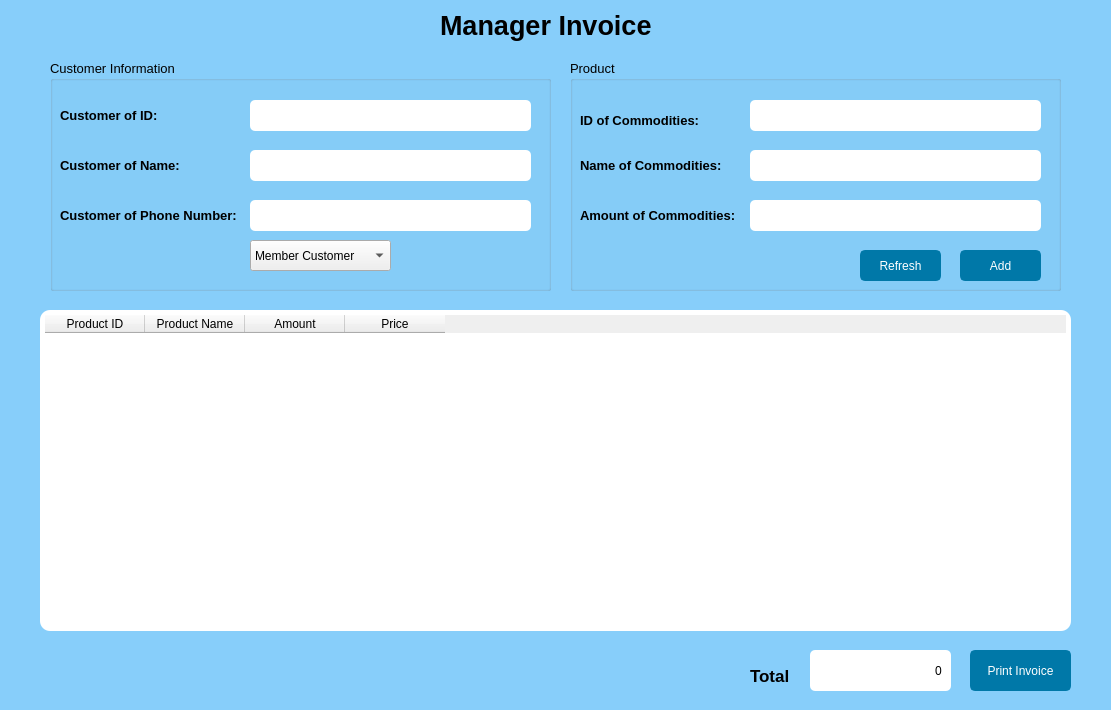
<?xml version="1.0" encoding="UTF-8"?>
<ui version="4.0">
 <class>InvoiceManagement</class>
 <widget class="QDialog" name="InvoiceManagement">
  <property name="geometry">
   <rect>
    <x>0</x>
    <y>0</y>
    <width>1111</width>
    <height>710</height>
   </rect>
  </property>
  <property name="windowTitle">
   <string>Invoices</string>
  </property>
  <property name="styleSheet">
   <string notr="true">QPushButton#Btn_Chose_Customer{
                   background-color: #0078A8; 
                    color: white;
                    border: 2px solid #0078A8; 
                   border-radius: 5px; 
                   padding: 5px 10px;
                   font-weight: bolder;
                   }
QPushButton#Btn_AddItem{
                   background-color: #0078A8; 
                    color: white;
                    border: 2px solid #0078A8; 
                   border-radius: 5px; 
                   padding: 5px 10px;
                   font-weight: bolder;
                   }
QPushButton#Btn_Print{
                   background-color: #0078A8; 
                    color: white;
                    border: 2px solid #0078A8; 
                   border-radius: 5px; 
                   padding: 5px 10px;
                   font-weight: bolder;
                   }
QPushButton#Btn_Refresh{
                   background-color: #0078A8; 
                    color: white;
                    border: 2px solid #0078A8; 
                   border-radius: 5px; 
                   padding: 5px 10px;
                   font-weight: bolder;
                   }
QLineEdit#TxtBox_PhoneNumber{
background-color: #FFFFFF; /* Đặt màu nền là trắng */
    border-radius: 5px; /* Bo góc */
    padding: 5px; /* Đặt đệm */
    color: #000000; /* Đặt màu văn bản là màu đen */
}
QLineEdit#TxtBox_CustomerID{
background-color: #FFFFFF; /* Đặt màu nền là trắng */
    border-radius: 5px; /* Bo góc */
    padding: 5px; /* Đặt đệm */
    color: #000000; /* Đặt màu văn bản là màu đen */
}
QLineEdit#TxtBox_CustomerName{
background-color: #FFFFFF; /* Đặt màu nền là trắng */
    border-radius: 5px; /* Bo góc */
    padding: 5px; /* Đặt đệm */
    color: #000000; /* Đặt màu văn bản là màu đen */
}
QLineEdit#TxtBox_ProductID{
background-color: #FFFFFF; /* Đặt màu nền là trắng */
    border-radius: 5px; /* Bo góc */
    padding: 5px; /* Đặt đệm */
    color: #000000; /* Đặt màu văn bản là màu đen */
}
QLineEdit#TxtBox_ProductName{
background-color: #FFFFFF; /* Đặt màu nền là trắng */
    border-radius: 5px; /* Bo góc */
    padding: 5px; /* Đặt đệm */
    color: #000000; /* Đặt màu văn bản là màu đen */
}
QLineEdit#TxtBox_Amount{
background-color: #FFFFFF; /* Đặt màu nền là trắng */
    border-radius: 5px; /* Bo góc */
    padding: 5px; /* Đặt đệm */
    color: #000000; /* Đặt màu văn bản là màu đen */
}
QLineEdit#TxtBox_Total{
background-color: #FFFFFF; /* Đặt màu nền là trắng */
    border-radius: 5px; /* Bo góc */
    padding: 5px; /* Đặt đệm */
    color: #000000; /* Đặt màu văn bản là màu đen */
}
QDialog#InvoiceManagement
{

   background-color: #87CEFA; /* Đặt màu nền 8472FF là trắng */
    color: #000000; /* Đặt màu văn bản là màu đen */
}  
QTableWidget#tableWidgetItem{

   background-color: #FFFFFF; /* Đặt màu nền là trắng */
    border-radius: 10px; /* Bo góc */
    padding: 5px; /* Đặt đệm */
    color: #000000; /* Đặt màu văn bản là màu đen */
}  </string>
  </property>
  <widget class="QPushButton" name="Btn_Print">
   <property name="geometry">
    <rect>
     <x>970</x>
     <y>650</y>
     <width>101</width>
     <height>41</height>
    </rect>
   </property>
   <property name="text">
    <string>Print Invoice</string>
   </property>
  </widget>
  <widget class="QGroupBox" name="GrpBoxCustomer">
   <property name="geometry">
    <rect>
     <x>50</x>
     <y>60</y>
     <width>501</width>
     <height>231</height>
    </rect>
   </property>
   <property name="font">
    <font>
     <pointsize>10</pointsize>
     <bold>false</bold>
     <strikeout>false</strikeout>
    </font>
   </property>
   <property name="title">
    <string>Customer Information</string>
   </property>
   <widget class="QLineEdit" name="TxtBox_PhoneNumber">
    <property name="geometry">
     <rect>
      <x>200</x>
      <y>140</y>
      <width>281</width>
      <height>31</height>
     </rect>
    </property>
   </widget>
   <widget class="QLabel" name="Label_PhoneNumber">
    <property name="geometry">
     <rect>
      <x>10</x>
      <y>145</y>
      <width>181</width>
      <height>21</height>
     </rect>
    </property>
    <property name="font">
     <font>
      <pointsize>10</pointsize>
      <bold>true</bold>
      <strikeout>false</strikeout>
     </font>
    </property>
    <property name="text">
     <string>Customer of Phone Number:</string>
    </property>
   </widget>
   <widget class="QLineEdit" name="TxtBox_CustomerName">
    <property name="geometry">
     <rect>
      <x>200</x>
      <y>90</y>
      <width>281</width>
      <height>31</height>
     </rect>
    </property>
   </widget>
   <widget class="QLabel" name="Label_CustomerName">
    <property name="geometry">
     <rect>
      <x>10</x>
      <y>95</y>
      <width>151</width>
      <height>21</height>
     </rect>
    </property>
    <property name="font">
     <font>
      <pointsize>10</pointsize>
      <bold>true</bold>
      <strikeout>false</strikeout>
     </font>
    </property>
    <property name="text">
     <string>Customer of Name:</string>
    </property>
   </widget>
   <widget class="QLabel" name="Label_CustomerID">
    <property name="geometry">
     <rect>
      <x>10</x>
      <y>45</y>
      <width>121</width>
      <height>21</height>
     </rect>
    </property>
    <property name="font">
     <font>
      <pointsize>10</pointsize>
      <bold>true</bold>
      <strikeout>false</strikeout>
     </font>
    </property>
    <property name="text">
     <string>Customer of ID:</string>
    </property>
   </widget>
   <widget class="QLineEdit" name="TxtBox_CustomerID">
    <property name="geometry">
     <rect>
      <x>200</x>
      <y>40</y>
      <width>281</width>
      <height>31</height>
     </rect>
    </property>
   </widget>
   <widget class="QComboBox" name="comboBox_Customer">
    <property name="geometry">
     <rect>
      <x>200</x>
      <y>180</y>
      <width>141</width>
      <height>31</height>
     </rect>
    </property>
    <property name="autoFillBackground">
     <bool>false</bool>
    </property>
    <item>
     <property name="text">
      <string>Member Customer</string>
     </property>
    </item>
    <item>
     <property name="text">
      <string>New Customer</string>
     </property>
    </item>
   </widget>
  </widget>
  <widget class="QGroupBox" name="GrpBoxProduct">
   <property name="geometry">
    <rect>
     <x>570</x>
     <y>60</y>
     <width>491</width>
     <height>231</height>
    </rect>
   </property>
   <property name="font">
    <font>
     <pointsize>10</pointsize>
     <bold>false</bold>
    </font>
   </property>
   <property name="title">
    <string>Product</string>
   </property>
   <widget class="QLineEdit" name="TxtBox_ProductID">
    <property name="geometry">
     <rect>
      <x>180</x>
      <y>40</y>
      <width>291</width>
      <height>31</height>
     </rect>
    </property>
   </widget>
   <widget class="QLabel" name="Label_ProductID">
    <property name="geometry">
     <rect>
      <x>10</x>
      <y>50</y>
      <width>121</width>
      <height>21</height>
     </rect>
    </property>
    <property name="font">
     <font>
      <pointsize>10</pointsize>
      <bold>true</bold>
     </font>
    </property>
    <property name="text">
     <string>ID of Commodities:</string>
    </property>
   </widget>
   <widget class="QLineEdit" name="TxtBox_ProductName">
    <property name="geometry">
     <rect>
      <x>180</x>
      <y>90</y>
      <width>291</width>
      <height>31</height>
     </rect>
    </property>
    <property name="readOnly">
     <bool>false</bool>
    </property>
   </widget>
   <widget class="QLabel" name="Label_ProdectName">
    <property name="geometry">
     <rect>
      <x>10</x>
      <y>95</y>
      <width>151</width>
      <height>21</height>
     </rect>
    </property>
    <property name="font">
     <font>
      <pointsize>10</pointsize>
      <bold>true</bold>
     </font>
    </property>
    <property name="text">
     <string>Name of Commodities:</string>
    </property>
   </widget>
   <widget class="QLabel" name="Label_Amount">
    <property name="geometry">
     <rect>
      <x>10</x>
      <y>145</y>
      <width>161</width>
      <height>21</height>
     </rect>
    </property>
    <property name="font">
     <font>
      <pointsize>10</pointsize>
      <bold>true</bold>
     </font>
    </property>
    <property name="text">
     <string>Amount of Commodities:</string>
    </property>
   </widget>
   <widget class="QLineEdit" name="TxtBox_Amount">
    <property name="geometry">
     <rect>
      <x>180</x>
      <y>140</y>
      <width>291</width>
      <height>31</height>
     </rect>
    </property>
   </widget>
   <widget class="QPushButton" name="Btn_AddItem">
    <property name="geometry">
     <rect>
      <x>390</x>
      <y>190</y>
      <width>81</width>
      <height>31</height>
     </rect>
    </property>
    <property name="text">
     <string>Add</string>
    </property>
   </widget>
   <widget class="QPushButton" name="Btn_Refresh">
    <property name="geometry">
     <rect>
      <x>290</x>
      <y>190</y>
      <width>81</width>
      <height>31</height>
     </rect>
    </property>
    <property name="text">
     <string>Refresh</string>
    </property>
   </widget>
  </widget>
  <widget class="QTableWidget" name="tableWidgetItem">
   <property name="geometry">
    <rect>
     <x>40</x>
     <y>310</y>
     <width>1031</width>
     <height>321</height>
    </rect>
   </property>
   <property name="maximumSize">
    <size>
     <width>16777215</width>
     <height>16777215</height>
    </size>
   </property>
   <property name="font">
    <font>
     <bold>false</bold>
    </font>
   </property>
   <property name="showGrid">
    <bool>true</bool>
   </property>
   <property name="sortingEnabled">
    <bool>true</bool>
   </property>
   <column>
    <property name="text">
     <string>Product ID</string>
    </property>
   </column>
   <column>
    <property name="text">
     <string>Product Name</string>
    </property>
   </column>
   <column>
    <property name="text">
     <string>Amount</string>
    </property>
   </column>
   <column>
    <property name="text">
     <string>Price</string>
    </property>
   </column>
  </widget>
  <widget class="QLabel" name="Label_Total">
   <property name="geometry">
    <rect>
     <x>750</x>
     <y>660</y>
     <width>41</width>
     <height>31</height>
    </rect>
   </property>
   <property name="font">
    <font>
     <pointsize>13</pointsize>
     <bold>true</bold>
    </font>
   </property>
   <property name="text">
    <string>Total</string>
   </property>
  </widget>
  <widget class="QLineEdit" name="TxtBox_Total">
   <property name="geometry">
    <rect>
     <x>810</x>
     <y>650</y>
     <width>141</width>
     <height>41</height>
    </rect>
   </property>
   <property name="layoutDirection">
    <enum>Qt::LeftToRight</enum>
   </property>
   <property name="text">
    <string>0</string>
   </property>
   <property name="alignment">
    <set>Qt::AlignRight|Qt::AlignTrailing|Qt::AlignVCenter</set>
   </property>
   <property name="readOnly">
    <bool>false</bool>
   </property>
  </widget>
  <widget class="QLabel" name="label">
   <property name="geometry">
    <rect>
     <x>440</x>
     <y>-10</y>
     <width>221</width>
     <height>71</height>
    </rect>
   </property>
   <property name="sizeIncrement">
    <size>
     <width>0</width>
     <height>0</height>
    </size>
   </property>
   <property name="font">
    <font>
     <pointsize>20</pointsize>
     <bold>true</bold>
    </font>
   </property>
   <property name="frameShadow">
    <enum>QFrame::Plain</enum>
   </property>
   <property name="lineWidth">
    <number>-6</number>
   </property>
   <property name="text">
    <string>Manager Invoice</string>
   </property>
   <property name="textFormat">
    <enum>Qt::PlainText</enum>
   </property>
  </widget>
 </widget>
 <resources/>
 <connections/>
</ui>
